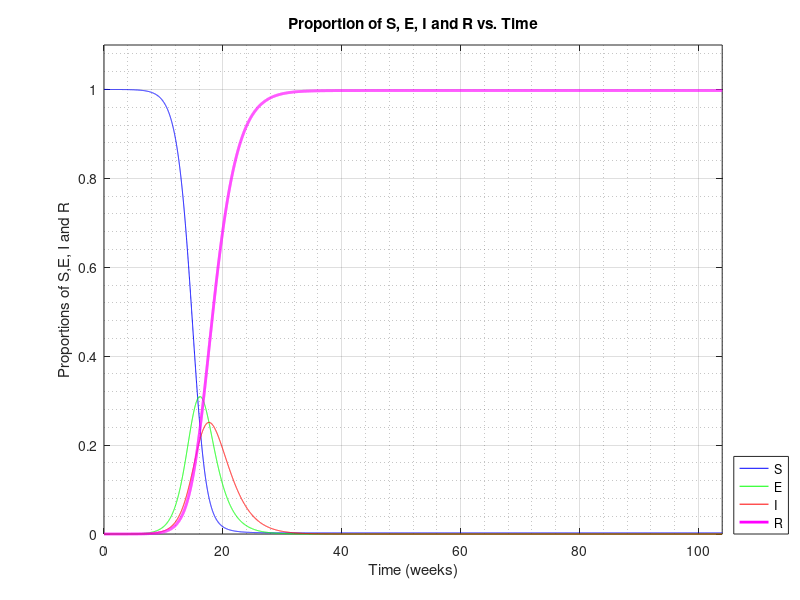

MATLAB code for this plot:
clear;
% 
%          # social distancing (0-1)
%          # 0   = no social distancing
%          # 0.1 = masks
%          # 0.2 = masks and hybrid classes
%          # 0.3 = masks, hybrid, and online classes
% Мы будет рассматривать начало развития эпидемии в Германии, поэтому
% примем u=0
% SEIR model


%% Set Parameters
u =  0;
I0 = 1e-5; % Initial proportion of infected.
beta = 3;  % S to E coefficient( wk^-1)
alfa = 0.5; %E to I coeff( wk^-1)
gamma = 0.5; % I to R ( wk^-1)
tmax = 104; % Number of weeks
dt = .01;  %size of time steps in weeks
Imax = 1.1;% max proportion of infecred(is actually 1, but we need a buffer)


%%Initialize Vectors
t = 0:dt:tmax; % time vector
Nt = length(t); % number of time steps

S = zeros(1, Nt); % Susceotible vector
E = zeros(1, Nt); % Exposed vector
I = zeros(1, Nt); % Infection vector
R = zeros(1, Nt); % Removed vector 
I(1) = I0; % set initial infection value


%%Calculations
for it = 1:Nt-1
   S(it) = 1 - E(it) - I(it)- R(it);
   dE = (1-u)*beta*I(it)*S(it)-alfa*E(it); % rate of change of exposed per week
   E(it+1) =E(it)+ dE*dt;
   dI = alfa*E(it)- gamma*I(it); % rate of change per week
   I(it+1) =I(it)+ dI*dt;
   dR =gamma*I(it);
   R(it+1) = R(it)+dR*dt;
end
S(Nt)= 1-E(Nt)-I(Nt)-R(Nt);


%%Plots
plotchoice = 5; % 1 =S, 2 = E, 3= I, 4 = R, 5 = all
switch plotchoice
    case 1
        plot(t,S, '-b', 'LineWidth', 2)
        axis([0 tmax 0 Imax])
        grid on
        grid minor
        xlabel('Time (weeks)')
        ylabel('Proportion Susceptible')
        title('Proportion of Susceptible vs. Time')
    case 2
        plot(t,E, '-g', 'LineWidth', 2)
        axis([0 tmax 0 Imax])
        grid on
        grid minor
        xlabel('Time (weeks)')
        ylabel('Proportion Exposed')
        title('Proportion of Exposed vs. Time')
    case 3
        plot(t,I, '-r', 'LineWidth', 2)
        axis([0 tmax 0 Imax])
        grid on
        grid minor
        xlabel('Time (weeks)')
        ylabel('Proportion Infected')
        title('Proportion of infections vs. Time')
    case 4
        plot(t, R, '-m', 'LineWidth', 2)
        axis([0 tmax 0 Imax])
        grid on
        grid minor
        xlabel('Time (weeks)')
        ylabel('Proportion Removed')
        title('Proportion of Removed vs. Time')
    case 5
         plot(t, S, '-b',...
              t, E, '-g',...
              t, I, '-r',...
              t, R, '-m', 'LineWidth', 2)
        axis([0 tmax 0 Imax])
        grid on
        grid minor
        xlabel('Time (weeks)')
        ylabel('Proportions of S,E, I and R')
        title('Proportion of S, E, I and R vs. Time')
        legend('S', 'E', 'I', 'R',...
            'Location', 'SouthEastOutside')
        
end



